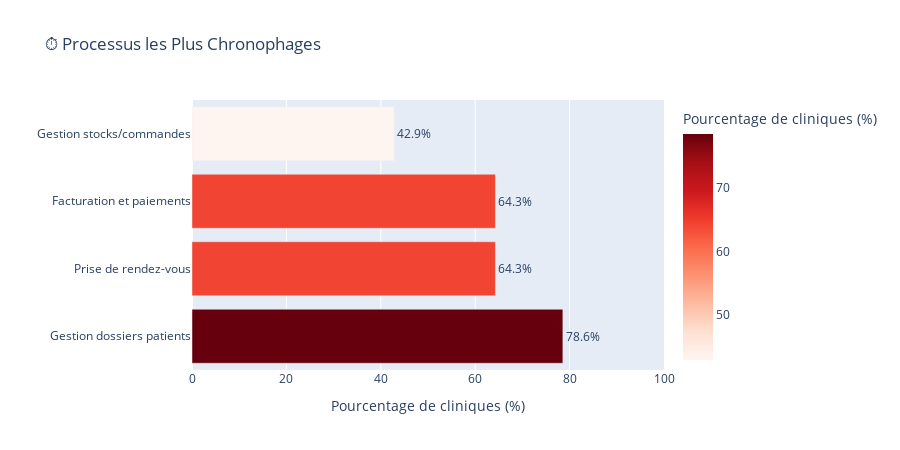

The notebook cell this image was saved under:
### Code cell
# Visualisation
fig = px.bar(df_taches, x='Pourcentage', y='Processus', orientation='h',
             title='⏱️ Processus les Plus Chronophages',
             labels={'Pourcentage': 'Pourcentage de cliniques (%)', 'Processus': ''},
             color='Pourcentage', color_continuous_scale='Reds',
             text='Pourcentage')
fig.update_traces(texttemplate='%{text:.1f}%', textposition='outside')
fig.update_layout(height=450, showlegend=False, xaxis_range=[0, 100])
fig.write_html('reports/processus_chronophages.html')
fig.show()
print("✅ Graphique: reports/processus_chronophages.html")

### Figure 1 — Plotly figure (JSON) as saved in the notebook; plotly's stock layout.template omitted (floating-point values rounded to 4 significant figures)
{"data": [{"alignmentgroup": "True", "hovertemplate": "Pourcentage de cliniques (%)=%{marker.color}<br>=%{y}<extra></extra>", "legendgroup": "", "marker": {"color": [78.57, 64.29, 64.29, 42.86], "coloraxis": "coloraxis", "pattern": {"shape": ""}}, "name": "", "offsetgroup": "", "orientation": "h", "showlegend": false, "text": [78.57, 64.29, 64.29, 42.86], "textposition": "outside", "texttemplate": "%{text:.1f}%", "type": "bar", "x": [78.57, 64.29, 64.29, 42.86], "xaxis": "x", "y": ["Gestion dossiers patients", "Prise de rendez-vous", "Facturation et paiements", "Gestion stocks/commandes"], "yaxis": "y"}], "layout": {"barmode": "relative", "coloraxis": {"colorbar": {"title": {"text": "Pourcentage de cliniques (%)"}}, "colorscale": [[0, "rgb(255,245,240)"], [0.125, "rgb(254,224,210)"], [0.25, "rgb(252,187,161)"], [0.375, "rgb(252,146,114)"], [0.5, "rgb(251,106,74)"], [0.625, "rgb(239,59,44)"], [0.75, "rgb(203,24,29)"], [0.875, "rgb(165,15,21)"], [1, "rgb(103,0,13)"]]}, "height": 450, "legend": {"tracegroupgap": 0}, "showlegend": false, "title": {"text": "⏱️ Processus les Plus Chronophages"}, "xaxis": {"anchor": "y", "domain": [0, 1], "range": [0, 100], "title": {"text": "Pourcentage de cliniques (%)"}}, "yaxis": {"anchor": "x", "domain": [0, 1], "title": {"text": ""}}}}
